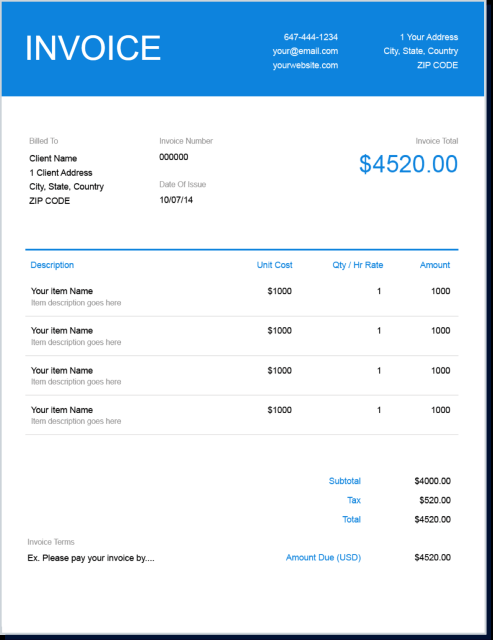
#> input picture OCR-testing/invoice1.png, 985 x 1280 px (shown at 1/2 size)
$ python ocr_scanner.py --image invoice1.png --template invoice1.png
#> lines starting #> are read from the running program, lines starting #| are printed output that depends on the picture
#> further down, image is the input picture: shape (1280, 985, 3); mean B, G, R 242.9, 229.2, 211.7
### OCR-testing/image_alignment.py
import numpy as np
import imutils
import cv2

def align_images(image, template, maxFeatures=500, keepPercent=0.2, debug=False):
	# convert both the input image and template to grayscale
#> called with maxFeatures = 500, keepPercent = 0.2, debug = False
	image = imutils.resize(image, width=700)
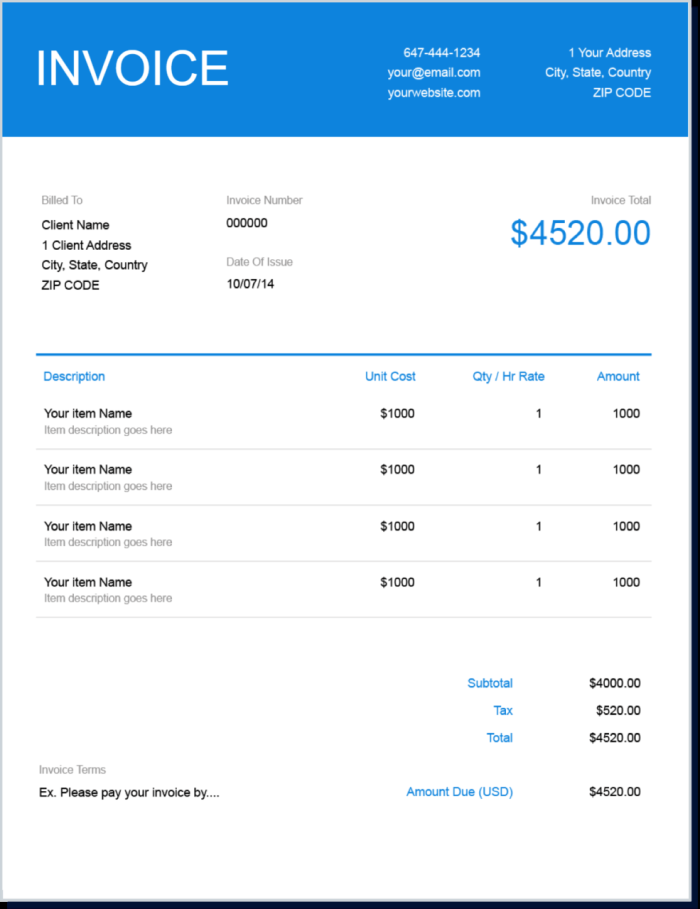
#> image: shape (909, 700, 3); mean of channels 0, 1, 2 242.9, 229.2, 211.7; drawn as B, G, R
	template = imutils.resize(template, width=700)
	imageGray = cv2.cvtColor(image, cv2.COLOR_BGR2GRAY)
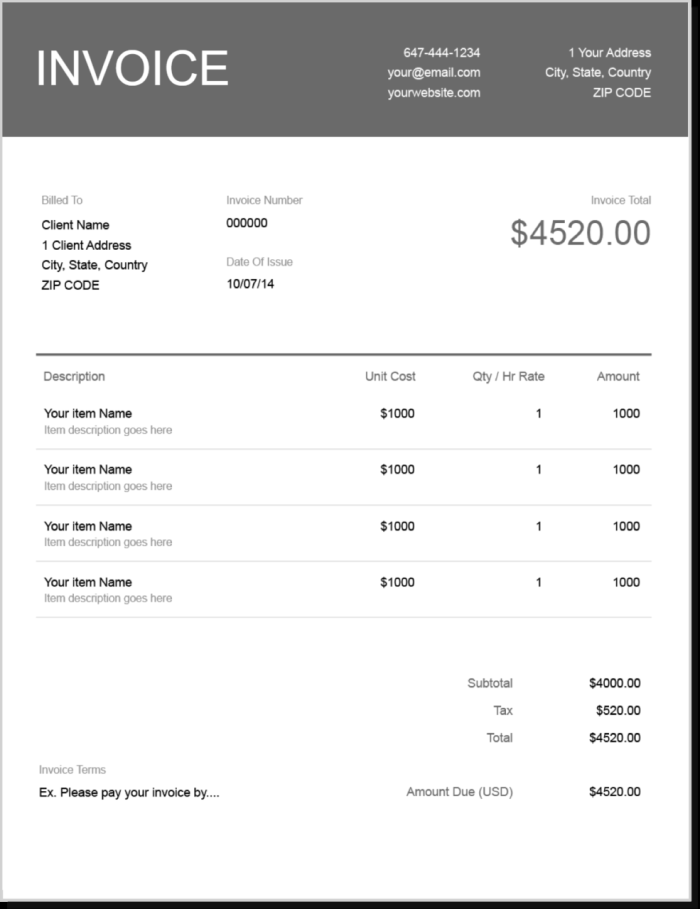
#> imageGray: shape (909, 700); min 0, max 255, mean 225.6
	templateGray = cv2.cvtColor(template, cv2.COLOR_BGR2GRAY)

    # use ORB to detect keypoints and extract (binary) local
	# invariant features
	orb = cv2.ORB_create(maxFeatures)
	(kpsA, descsA) = orb.detectAndCompute(imageGray, None)
#> kpsA = 500 keypoints; strongest (x, y, size): (62, 788, 31), (59, 282, 31), (620, 679, 31), (637, 686, 31)
	(kpsB, descsB) = orb.detectAndCompute(templateGray, None)
#> kpsB has the same summary as kpsA

	# match the features
	method = cv2.DESCRIPTOR_MATCHER_BRUTEFORCE_HAMMING
	matcher = cv2.DescriptorMatcher_create(method)
	matches = matcher.match(descsA, descsB, None)
#> matches = 500 matches

	# sort the matches by their distance (the smaller the distance,
	# the "more similar" the features are)
	matches = sorted(matches, key=lambda x:x.distance)

	# keep only the top matches
	keep = int(len(matches) * keepPercent)
#> keep = 100
	matches = matches[:keep]
#> matches = 100 matches

	# check to see if we should visualize the matched keypoints
	if debug:
		matchedVis = cv2.drawMatches(image, kpsA, template, kpsB, matches, None)
		matchedVis = imutils.resize(matchedVis, width=1000)
		cv2.imshow("Matched Keypoints", matchedVis)
		cv2.waitKey(0)

	# allocate memory for the keypoints (x, y)-coordinates from the
	# top matches -- we'll use these coordinates to compute our
	# homography matrix
	ptsA = np.zeros((len(matches), 2), dtype="float")
#> ptsA = 100 pairs, first value 0 to 0, second value 0 to 0
	ptsB = np.zeros((len(matches), 2), dtype="float")
#> ptsB = 100 pairs, first value 0 to 0, second value 0 to 0

	# loop over the top matches
	for (i, m) in enumerate(matches):
		# indicate that the two keypoints in the respective images
		# map to each other
		ptsA[i] = kpsA[m.queryIdx].pt
		ptsB[i] = kpsB[m.trainIdx].pt
#> this loop made 100 passes
#> after the loop, ptsA = 100 pairs, first value 40 to 637, second value 218 to 795; ptsB has the same summary as ptsA

	# compute the homography matrix between the two sets of matched
	# points
	(H, mask) = cv2.findHomography(ptsA, ptsB, method=cv2.RANSAC)
#> H = [[1, -2.46e-16, 2.4e-13], [-1.06e-15, 1, 2.01e-13], [-1.81e-18, 3.85e-19, 1]]; mask = 100 values, max 1 at index 0, min 0 at index 68, mean 0.99

	# use the homography matrix to align the images
	(h, w) = template.shape[:2]
#> h = 909; w = 700
	aligned = cv2.warpPerspective(image, H, (w, h))

	# return the aligned image
	return aligned

### OCR-testing/ocr_scanner.py
from image_alignment import align_images
from collections import namedtuple
import pytesseract
import argparse
import imutils
import cv2

pytesseract.pytesseract.tesseract_cmd = 'C:\\Program Files\\Tesseract-OCR\\tesseract'

def cleanup_text(text):
	# strip out non-ASCII text so we can draw the text on the image
	# using OpenCV
	return ''.join([c if ord(c) < 128 else '' for c in text]).strip()

# construct the argument parser and parse the arguments
ap = argparse.ArgumentParser()
ap.add_argument('-i', '--image', required=True, help='path to input image that well align to template')
ap.add_argument('-t', '--template', required=True, help='path to input template image')
args = vars(ap.parse_args())

OCRLocation = namedtuple('OCRLocation', ['id', 'bbox',
	'filter_keywords'])

# define the locations of each area of the document we wish to OCR
OCR_LOCATIONS = [
	OCRLocation('client_name', (52,299,233,30), []),
	OCRLocation('address', (52,337,233,30), []),
	OCRLocation('country', (52,355,233,30), []),
	OCRLocation('zip_code', (52,385,233,30), []),
    OCRLocation('invoice_total', (714,304,253,56), []),
    OCRLocation('item1', (55,563,360,60), ['Item', 'description', 'goes', 'here']),
    OCRLocation('item2', (55,642,360,60), ['Item', 'description', 'goes', 'here']),
    OCRLocation('item3', (55,717,360,60), ['Item', 'description', 'goes', 'here']),
    OCRLocation('item4', (55,799,360,60), ['Item', 'description', 'goes', 'here']),
]

# load the input image and template from disk
print('[INFO] loading images...')
image = cv2.imread(args['image'])
template = cv2.imread(args['template'])

# align the images
print('[INFO] aligning images...')
aligned = align_images(image, template)

# initialize a results list to store the document OCR parsing results
print('[INFO] OCRing document...')
parsingResults = []

# loop over the locations of the document we are going to OCR
for loc in OCR_LOCATIONS:
	# extract the OCR ROI from the aligned image
	(x, y, w, h) = loc.bbox
	roi = aligned[y:y + h, x:x + w]

	# OCR the ROI using Tesseract
	rgb = cv2.cvtColor(roi, cv2.COLOR_BGR2RGB)
#> (the run stopped early here; a loop or call above may not have finished)
